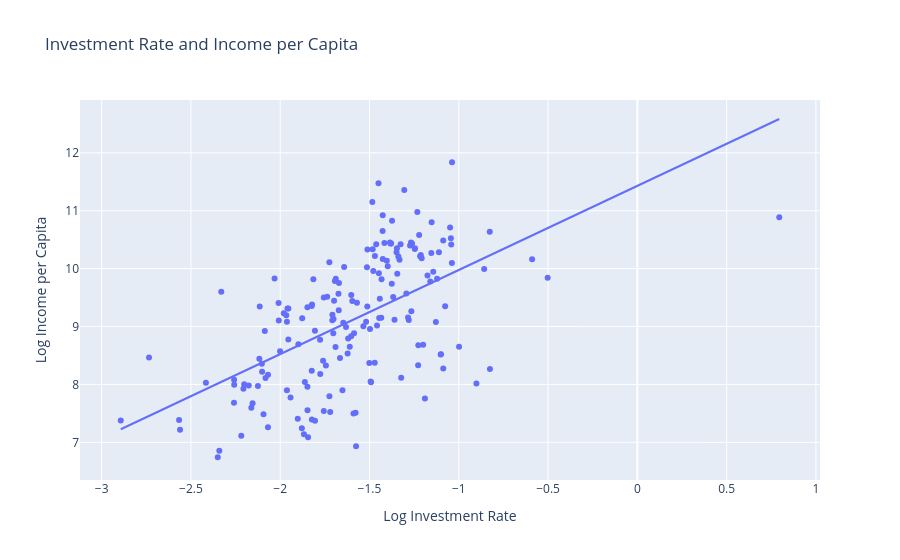

Here is the notebook cell this chart was saved with:
### Markdown cell above
The estimation results show a positive relationship between investment and income per capita, and a negative relationship between population growth and income per capita.

We now plot these relationships for a better visual interpretation.

### Code cell
px.scatter(
    df_avg,
    x="log_s",
    y="log_y",
    hover_name="Country",
    trendline="ols",
    title="Investment Rate and Income per Capita",
    labels={
        "log_s": "Log Investment Rate",
        "log_y": "Log Income per Capita"
    }
)

### Figure 1 — Plotly figure (JSON) as saved in the notebook; plotly's stock layout.template omitted (floating-point values rounded to 4 significant figures; data arrays with more than 128 entries replaced by an {"elided": "..."} marker saying what was removed)
{"data": [{"hovertemplate": "<b>%{hovertext}</b><br><br>Log Investment Rate=%{x}<br>Log Income per Capita=%{y}<extra></extra>", "hovertext": {"elided": "180 str values"}, "legendgroup": "", "marker": {"color": "#636efa", "symbol": "circle"}, "mode": "markers", "name": "", "orientation": "v", "showlegend": false, "type": "scatter", "x": {"elided": "180 float values"}, "xaxis": "x", "y": {"elided": "180 float values"}, "yaxis": "y"}, {"hovertemplate": "<b>OLS trendline</b><br>log_y = 1.45328 * log_s + 11.43<br>R<sup>2</sup>=0.337777<br><br>Log Investment Rate=%{x}<br>Log Income per Capita=%{y} <b>(trend)</b><extra></extra>", "legendgroup": "", "marker": {"color": "#636efa", "symbol": "circle"}, "mode": "lines", "name": "", "showlegend": false, "type": "scatter", "x": {"elided": "180 float values"}, "xaxis": "x", "y": {"elided": "180 float values"}, "yaxis": "y"}], "layout": {"legend": {"tracegroupgap": 0}, "title": {"text": "Investment Rate and Income per Capita"}, "xaxis": {"anchor": "y", "domain": [0, 1], "title": {"text": "Log Investment Rate"}}, "yaxis": {"anchor": "x", "domain": [0, 1], "title": {"text": "Log Income per Capita"}}}}
